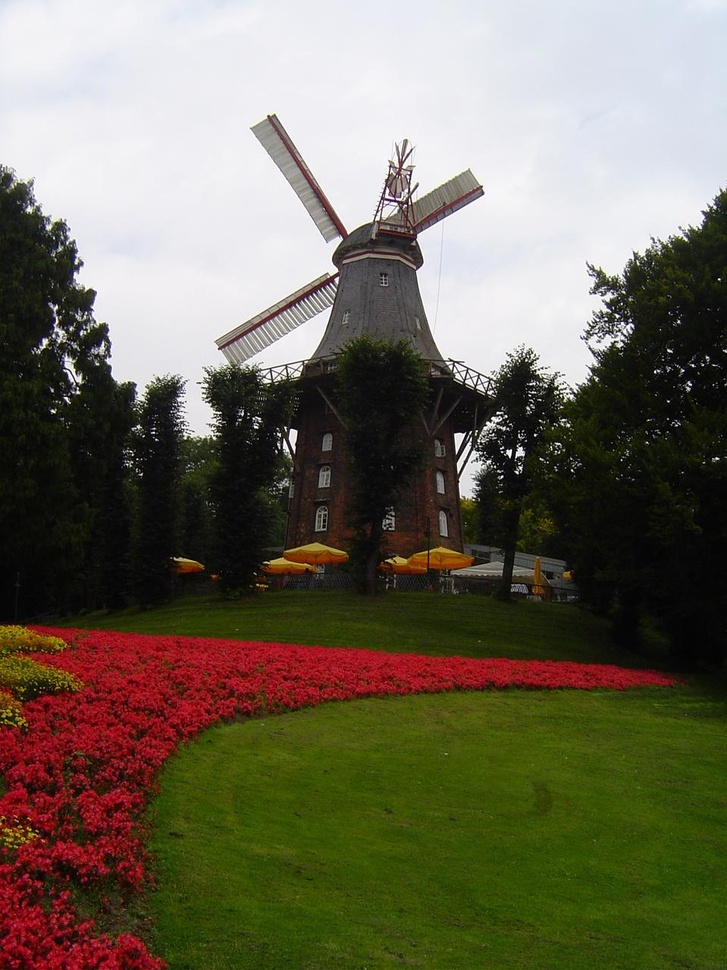
%> input picture Aula 6/Aula06_ex02.jpg, 727 x 970 px, shrunk from 959 x 1280 before the run
$ octave Aula06_ex02.m   (GNU Octave 9; MATLAB toolbox functions it lacks are replaced by stand-ins)
%> lines starting %> are read from the running program, lines starting %| are printed output that depends on the picture
clear all, close all

X=imread('Aula06_ex02.jpg');
%> X is the input picture: size 970x727x3 uint8; mean R, G, B 110.6, 104.9, 87.5
Xred=X(:,:,1);
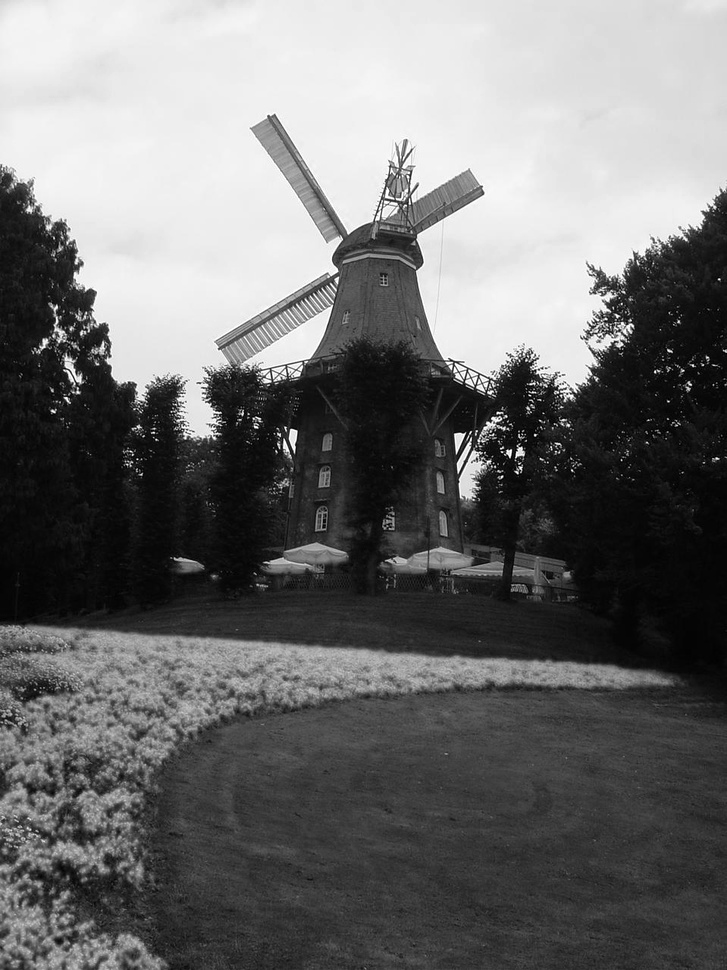
%> Xred: size 970x727 uint8; min 0, max 255, mean 110.6
Xgreen=X(:,:,2);
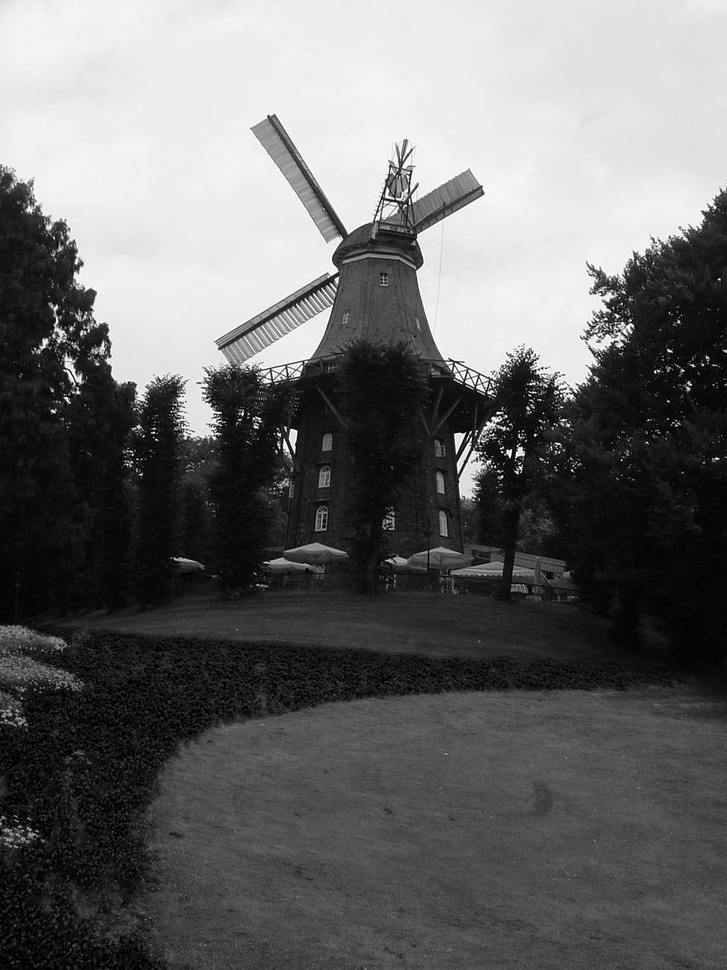
%> Xgreen: size 970x727 uint8; min 0, max 255, mean 104.9
Xblue=X(:,:,3);
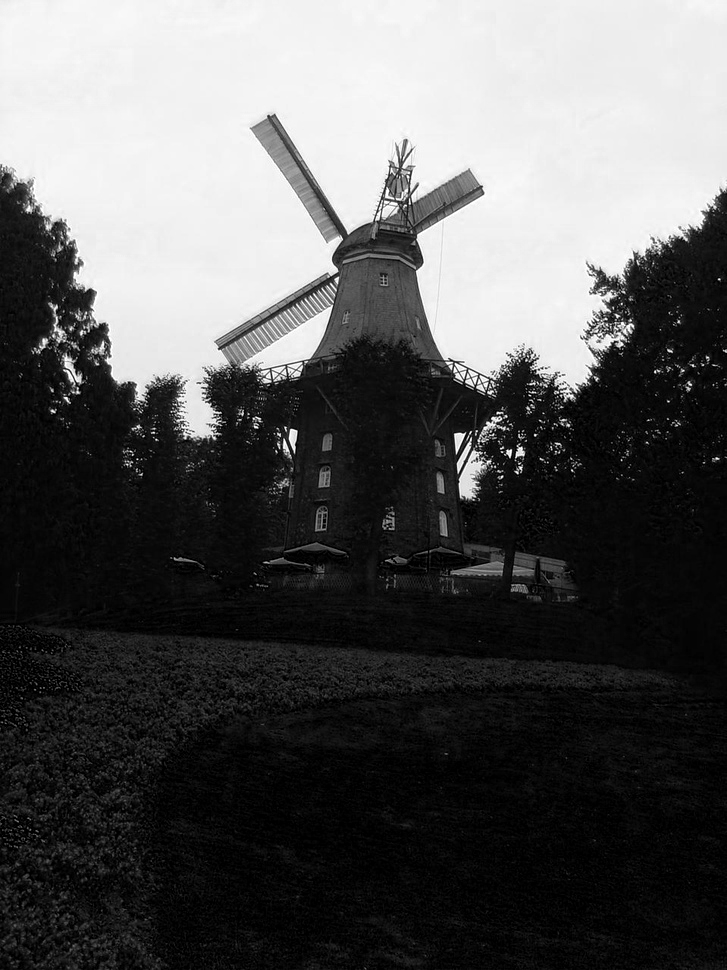
%> Xblue: size 970x727 uint8; min 0, max 255, mean 87.5

% Image real
subplot(221)
image(X)

% Image
subplot(222)
image(Xred)

% Image
subplot(223)
image(Xgreen)

% Image
subplot(224)
image(Xblue)
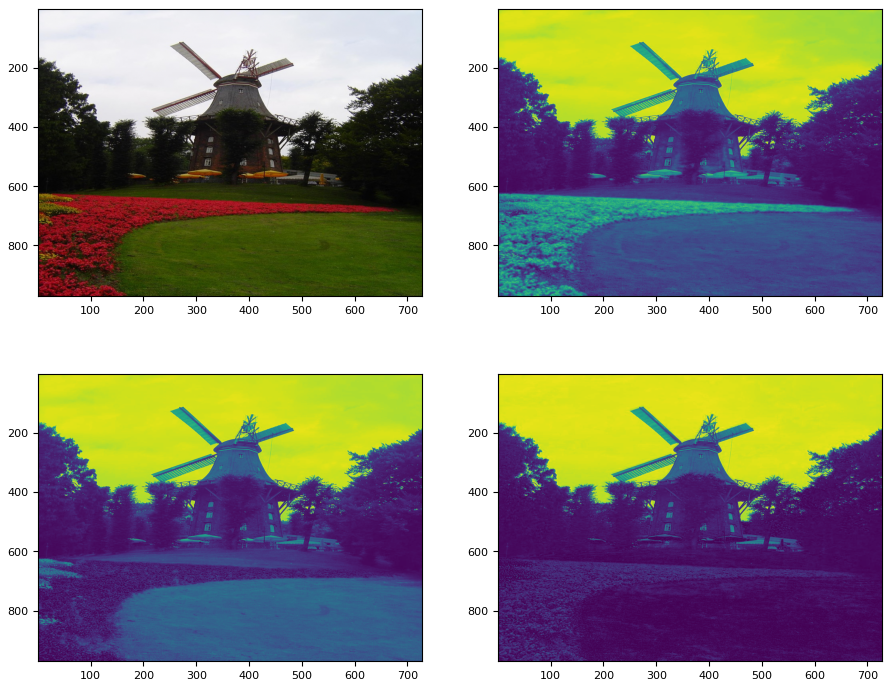
%> figure redrawn from the program's plot data, 4 panels
